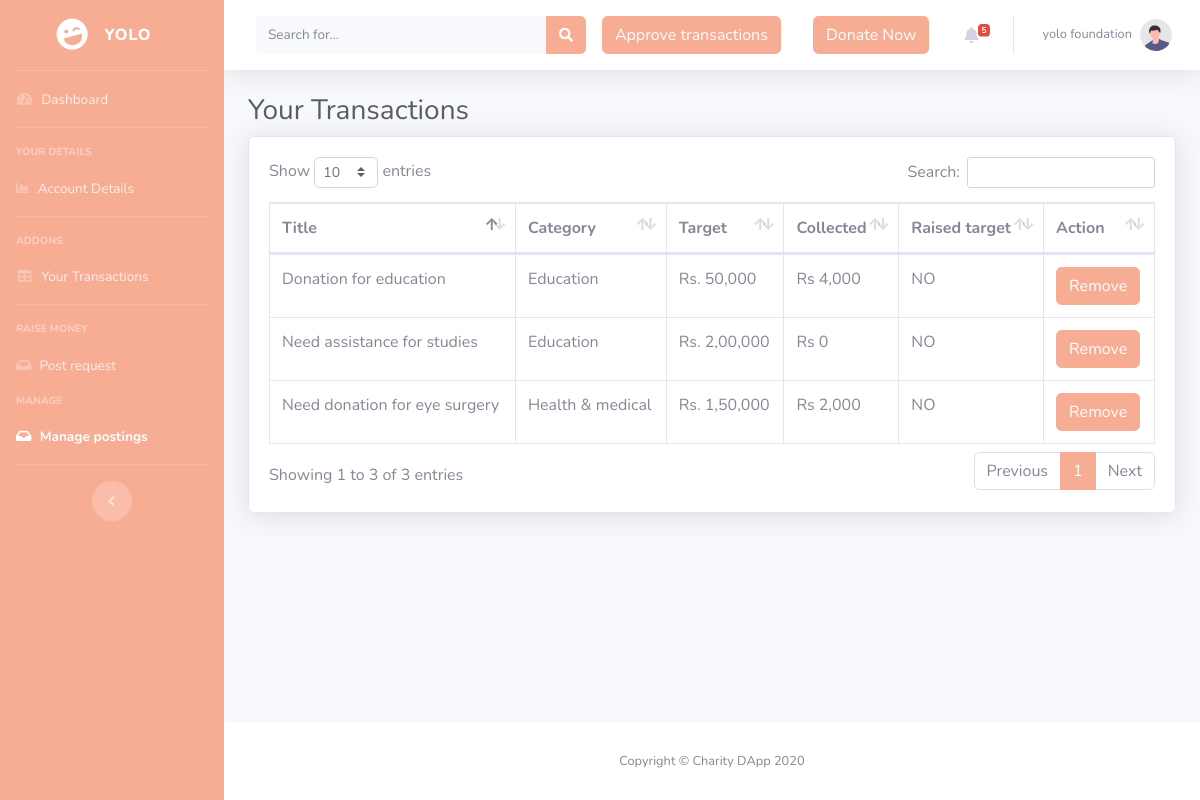
The app's page /Manageposts.php (signed in) with its own data.
### tables this page shows
CREATE TABLE `listings` (
  `listing_ID` int(11) NOT NULL,
  `fk_email` varchar(200) DEFAULT NULL,
  `title` varchar(400) NOT NULL,
  `description` varchar(2000) NOT NULL,
  `category` varchar(200) NOT NULL,
  `fromNGO` varchar(200) DEFAULT NULL,
  `beneficiary_id` varchar(200) NOT NULL,
  `hash` varchar(200) NOT NULL,
  `target` float NOT NULL,
  `reached` varchar(3) NOT NULL DEFAULT 'NO',
  `doclinks` varchar(2000) NOT NULL
);

### Manageposts.php (the view, shortened to what this page needs)
<!DOCTYPE html>
<html lang="en">
<?php include("islogged.php");include("connection.php");
 ?>
<head>
    <link href="vendor/fontawesome-free/css/all.min.css" rel="stylesheet" type="text/css">
    <link href="assets/cs/sb-admin-2.min.css" rel="stylesheet">
    <link href="vendor/datatables/dataTables.bootstrap4.min.css" rel="stylesheet">
</head>
<body id="page-top">
    <div id="wrapper">
        <ul class="navbar-nav bg-gradient-primary sidebar sidebar-dark accordion" id="accordionSidebar">
            <a class="sidebar-brand d-flex align-items-center justify-content-center" href="index.php">
                <div class="sidebar-brand-icon rotate-n-15">
                    <i class="fas fa-laugh-wink"></i>
                </div>
                <div class="sidebar-brand-text mx-3"><?php echo explode(" ",$_SESSION["uname"])[0] ?> </div>
            </a>
            <hr class="sidebar-divider my-0">
            <li class="nav-item">
                <a class="nav-link" href="profile.php">
                    <i class="fas fa-fw fa-tachometer-alt"></i>
                    <span>Dashboard</span></a>
            </li>
            <hr class="sidebar-divider">
            <div class="sidebar-heading">
                Your Details
            </div>
            <li class="nav-item">
                <a class="nav-link" href="account details.php">
                    <i class="fa fa-chart-area"></i>
                    <span>Account Details</span></a>
            </li>
            <hr class="sidebar-divider">
            <div class="sidebar-heading">
                Addons
            </div>
            <li class="nav-item">
                <a class="nav-link" href="transactions.php">
                    <i class="fas fa-fw fa-table"></i>
                    <span>Your Transactions</span></a>
            </li>
            <hr class="sidebar-divider">
            <div class="sidebar-heading">
                Raise money
            </div>
            <li class="nav-item">
                <a class="nav-link" href="post.php">
                    <i class="fa fa-inbox"></i>
                    <span>Post request</span></a>
            </li>
            <div class="sidebar-heading">
                Manage
            </div>
            <li class="nav-item active">
                <a class="nav-link" href="Manageposts.php">
                    <i class="fa fa-inbox"></i>
                    <span>Manage postings</span></a>
            </li>
            <hr class="sidebar-divider d-none d-md-block">
            <div class="text-center d-none d-md-inline">
                <button class="rounded-circle border-0" id="sidebarToggle"></button>
            </div>
        </ul>
        <div id="content-wrapper" class="d-flex flex-column">
            <div id="content">
                <nav class="navbar navbar-expand navbar-light bg-white topbar mb-4 static-top shadow">
                    <form
                        class="d-none d-sm-inline-block form-inline mr-auto ml-md-3 my-2 my-md-0 mw-100 navbar-search">
                        <div class="input-group">
                            <input type="text" class="form-control bg-light border-0 small" placeholder="Search for..."
                                aria-label="Search" aria-describedby="basic-addon2">
                            <div class="input-group-append">
                                <button class="btn btn-primary" type="button">
                                    <i class="fas fa-search fa-sm"></i>
                                </button>
                            </div>
                        </div>
                    </form>
                    <ul class="navbar-nav ml-auto">
                        <?php
                          if (isset($_SESSION["isNGO"]) && $_SESSION["isNGO"]==1) {
                            echo '<li class="nav-item dropdown no-arrow mx-1">
                              <a href="approve.php" class="nav-link dropdown-toggle" id="messagesDropdown">
                                  <button class="btn btn-primary" type="button" name="button">Approve transactions</button>
                              </a>
                            </li>';
                          }
                        ?>
                        <li class="nav-item dropdown no-arrow mx-1">
                          <a href="listings.php" class="nav-link dropdown-toggle" id="messagesDropdown">
                              <button class="btn btn-primary" type="button" name="button">Donate Now</button>
                          </a>
                        </li>
                        <?php include("alerts.php") ?>
                        <li class="nav-item dropdown no-arrow">
                            <a class="nav-link dropdown-toggle" href="#" id="userDropdown" role="button"
                                data-toggle="dropdown" aria-haspopup="true" aria-expanded="false">
                                <span class="mr-2 d-none d-lg-inline text-gray-600 small"><?php echo $_SESSION["uname"] ?></span>
                                <img class="img-profile rounded-circle"
                                    src="assets/undraw_profile.svg">
                            </a>
                        </li>
                    </ul>
                </nav>
                <div class="container-fluid">
                    <h1 class="h3 mb-2 text-gray-800">Your Transactions</h1>
                    <div class="card shadow mb-4">
                        <div class="card-body">
                            <div class="table-responsive">
                                <table class="table table-bordered" id="dataTable" width="100%" cellspacing="0">
                                    <thead>
                                        <tr>
                                            <th>Title</th>
                                            <th>Category</th>
                                            <th>Target</th>
                                            <th>Collected</th>
                                            <th>Raised target</th>
                                            <th>Action</th>
                                        </tr>
                                    </thead>
                                    <tbody>
                                      <?php
                                      $umail = $_SESSION["useremail"];
                                      $sql = "SELECT * from listings where fk_email='$umail'";
                                      $result = $conn->query($sql);
                                      if ($result->num_rows > 0) {
                                      while($row = $result->fetch_assoc()) {
                                        $listing_ID = $row["listing_ID"];
                                        $sql2 = "SELECT sum(amount) as collected from donations where fk_listing='$listing_ID'";
                                        $result2 = $conn->query($sql2);
                                        $row2 = $result2->fetch_assoc();
                                        $collected = $row2["collected"];
                                        if ($collected=="") {
                                          $collected = 0;
                                        }
                                        $collected = $num = preg_replace("/(\d+?)(?=(\d\d)+(\d)(?!\d))(\.\d+)?/i", "$1,", $collected);
                                        echo '<tr>
                                            <td>'.$row["title"].'</td>
                                            <td>'.$row["category"].'</td>
                                            <td>Rs. '.preg_replace("/(\d+?)(?=(\d\d)+(\d)(?!\d))(\.\d+)?/i", "$1,", $row["target"]).'</td>
                                            <td>Rs '.$collected.'</td>
                                            <td>'.$row["reached"].'</td>
                                            <td> <a href="methods.php?removelisting=1&lid='.$row["listing_ID"].'"><button type="button" name="button" class="btn btn-primary">Remove</button> </td>
                                        </tr>';
                                      }
                                      } else {
                                      echo "Sorry You";
                                      }
                                      ?>
                                    </tbody>
                                </table>
                            </div>
                        </div>
                    </div>
                </div>
            </div>
            <footer class="sticky-footer bg-white">
                <div class="container my-auto">
                    <div class="copyright text-center my-auto">
                        <span>Copyright &copy; Charity DApp 2020</span>
                    </div>
                </div>
            </footer>
        </div>
    </div>
</body>
</html>

### records on screen
listings: title "Donation for education", category "Education", target "50,000", collected "4,000", reached "NO"
listings: title "Need assistance for studies", category "Education", target "2,00,000", collected "0", reached "NO"
listings: title "Need donation for eye surgery", category "Health & medical", target "1,50,000", collected "2,000", reached "NO"

### other values on screen
explode(" ",$_SESSION["uname"])[0] "YOLO"
$row["cnt"] "5"
$_SESSION["uname"] "yolo foundation"
